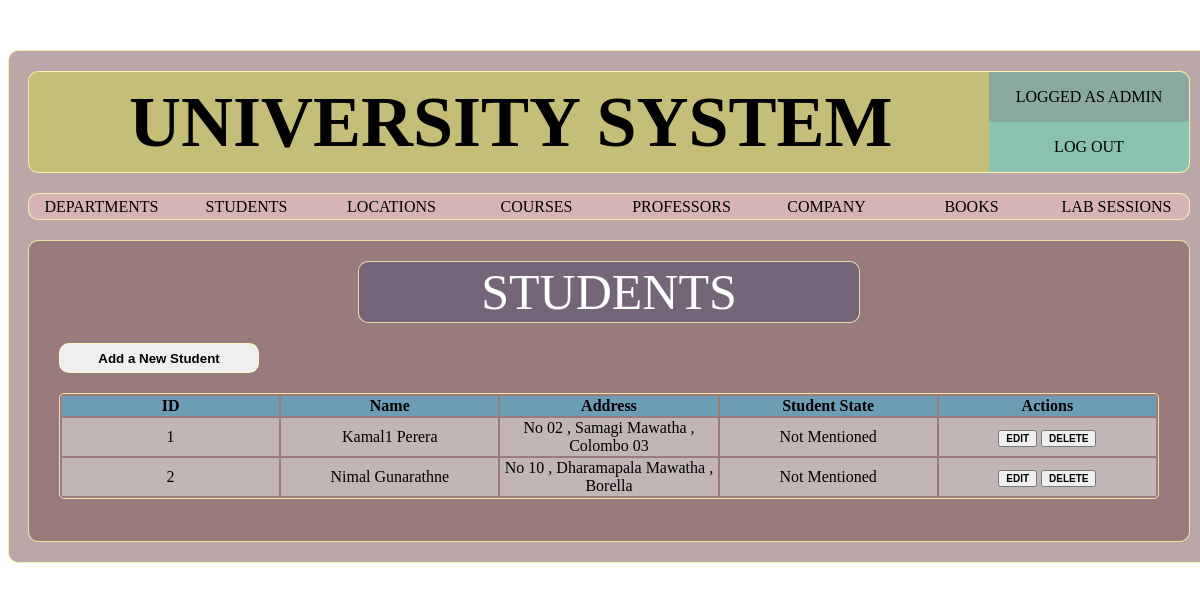
Screenshot of /pages/students.php (signed in) with the database file from the repository.
### tables this page shows
CREATE TABLE `students` (
  `stdID` varchar(20) NOT NULL,
  `stdFName` varchar(50) DEFAULT NULL,
  `stdLName` varchar(50) DEFAULT NULL,
  `stdStreetNo` varchar(20) DEFAULT NULL,
  `stdStreet` varchar(20) DEFAULT NULL,
  `stdCity` varchar(20) DEFAULT NULL
);

### pages/students.php (the view, shortened to what this page needs)
<?php
require_once('../inc/config.php');
$stdquery="SELECT S.stdID,S.stdFName,S.stdLName,S.stdStreetNo,S.stdStreet,S.stdCity,U.stdID AS UGR,G.stdID AS GR
		   FROM students AS S LEFT OUTER JOIN undergraduate AS U ON S.stdID = U.stdID
		   LEFT OUTER JOIN graduate AS G ON S.stdID = G.stdID;";
$stdcon=mysqli_query($connection,$stdquery);
require_once('layout/header.php');
?>
	<div class="container sub-page border-default">
		<div class="sub-page-box">
			<div class="container sub-page-title text-center border-default"> STUDENTS </div>
		</div>
		<div class="sub-page-box">
			<button class="sub-page-btn border-default" onclick="show_div('add_student_form')"> Add a New Student </button>
		</div>
		<div class="sub-page-box">
			<table class="container sub-page-table text-center">
				<tr>
					<th>ID</th>
					<th>Name</th>
					<th>Address</th>
					<th>Student State</th>
					<th>Actions</th>
				</tr>
				<?php
					$row="";
					if(mysqli_num_rows($stdcon)>0){
						while($student=mysqli_fetch_assoc($stdcon)){
							$state="";
							if($student['UGR']!="" && $student['GR']==""){
								$state="Undergraduate";
							} elseif ($student['UGR']=="" && $student['GR']!="") {
								$state="Graduate";
							} else {
								$state="Not Mentioned";
							}
							$id=$student['stdID'];
							$row=$row."<tr>
							<td>$student[stdID]</td>
							<td>$student[stdFName] $student[stdLName]</td>
							<td>$student[stdStreetNo] , $student[stdStreet] , $student[stdCity]</td>
							<td>$state</td>
							<td>
								<a href='queryboxes/student.php?id=$id' target='new'><button class='table-btn'>EDIT</button></a>
								<a href='./queryboxes/delete.php?student=$student[stdID]'><button class='table-btn'>DELETE</button></a>
							</td>
							</tr>";
						}
						echo $row;
					}
				?>
			</table>
		</div>
	</div>
</body>
</html>

### css/main.css (style rules this page uses)
body { background-image: url("../assets/uni-back.jpg"); background-attachment: fixed; }
a:link { text-decoration: inherit; color: inherit; }
.container { margin: 0px auto; }
.border-default { border: 1px solid rgba(255,255,180,0.8); border-radius: 10px; }
.text-center { text-align: center; }

### css/subpage.css (style rules this page uses)
.sub-page { display: block; margin-top: 20px; margin-bottom: 20px; width: 1160px; min-height: 300px; background-color: rgba(120,80,80,0.5); }
.sub-page-box { display: block; }
.sub-page-title { margin-top: 20px; width: 500px; min-height: 60px; line-height: 60px; font-size: 50px; color: white; background-color: rgba(80,80,120,0.5); }
.sub-page-btn { margin-top: 20px; margin-left: 30px; min-height:30px; min-width: 200px; font-weight: bold; }
.sub-page-table { margin-top: 20px; margin-bottom: 20px; width: 1100px; border: 1px solid rgba(255,255,180,0.8); border-radius: 5px; }
.sub-page-table th { background-color: rgba(80,180,220,0.6); min-height: 30px; }
.sub-page-table td { background-color: rgba(220,220,220,0.6); min-height: 30px; }
.table-btn { font-size: 10px; font-weight: bold; }

### pages/layout/header.php (style rules this page uses)
.sub-page-table th,td { width: 16.5%; }

### rows the page displays
students: stdID "1", stdFName "Kamal1", stdLName "Perera", stdStreetNo "No 02", stdStreet "Samagi Mawatha", stdCity "Colombo 03"
students: stdID "2", stdFName "Nimal", stdLName "Gunarathne", stdStreetNo "No 10", stdStreet "Dharamapala Mawatha", stdCity "Borella"

### other values shown
$state "Not Mentioned Not Mentioned"
